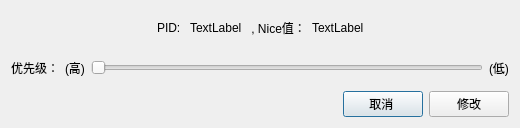
<?xml version="1.0" encoding="UTF-8"?>
<ui version="4.0">
 <class>PrioritySettingDialog</class>
 <widget class="QDialog" name="PrioritySettingDialog">
  <property name="geometry">
   <rect>
    <x>0</x>
    <y>0</y>
    <width>520</width>
    <height>128</height>
   </rect>
  </property>
  <property name="sizePolicy">
   <sizepolicy hsizetype="Fixed" vsizetype="Fixed">
    <horstretch>0</horstretch>
    <verstretch>0</verstretch>
   </sizepolicy>
  </property>
  <property name="minimumSize">
   <size>
    <width>520</width>
    <height>128</height>
   </size>
  </property>
  <property name="maximumSize">
   <size>
    <width>520</width>
    <height>128</height>
   </size>
  </property>
  <property name="windowTitle">
   <string>修改进程优先级</string>
  </property>
  <layout class="QVBoxLayout" name="verticalLayout">
   <item>
    <layout class="QHBoxLayout" name="horizontalLayout_4">
     <item>
      <spacer name="horizontalSpacer_3">
       <property name="orientation">
        <enum>Qt::Horizontal</enum>
       </property>
       <property name="sizeHint" stdset="0">
        <size>
         <width>40</width>
         <height>20</height>
        </size>
       </property>
      </spacer>
     </item>
     <item>
      <widget class="QLabel" name="labPidKey">
       <property name="sizePolicy">
        <sizepolicy hsizetype="Fixed" vsizetype="Preferred">
         <horstretch>0</horstretch>
         <verstretch>0</verstretch>
        </sizepolicy>
       </property>
       <property name="text">
        <string>PID: </string>
       </property>
      </widget>
     </item>
     <item>
      <widget class="QLabel" name="labPid">
       <property name="text">
        <string>TextLabel</string>
       </property>
      </widget>
     </item>
     <item>
      <widget class="QLabel" name="labNiceKey">
       <property name="sizePolicy">
        <sizepolicy hsizetype="Fixed" vsizetype="Preferred">
         <horstretch>0</horstretch>
         <verstretch>0</verstretch>
        </sizepolicy>
       </property>
       <property name="text">
        <string> , Nice值：</string>
       </property>
      </widget>
     </item>
     <item>
      <widget class="QLabel" name="labNice">
       <property name="text">
        <string>TextLabel</string>
       </property>
      </widget>
     </item>
     <item>
      <spacer name="horizontalSpacer_4">
       <property name="orientation">
        <enum>Qt::Horizontal</enum>
       </property>
       <property name="sizeHint" stdset="0">
        <size>
         <width>40</width>
         <height>20</height>
        </size>
       </property>
      </spacer>
     </item>
    </layout>
   </item>
   <item>
    <layout class="QHBoxLayout" name="horizontalLayout_2">
     <item>
      <widget class="QLabel" name="labPriorityKey">
       <property name="text">
        <string>优先级：</string>
       </property>
      </widget>
     </item>
     <item>
      <widget class="QLabel" name="labHighKey">
       <property name="sizePolicy">
        <sizepolicy hsizetype="Fixed" vsizetype="Preferred">
         <horstretch>0</horstretch>
         <verstretch>0</verstretch>
        </sizepolicy>
       </property>
       <property name="text">
        <string>(高)</string>
       </property>
      </widget>
     </item>
     <item>
      <widget class="QSlider" name="hsNice">
       <property name="cursor">
        <cursorShape>PointingHandCursor</cursorShape>
       </property>
       <property name="focusPolicy">
        <enum>Qt::NoFocus</enum>
       </property>
       <property name="orientation">
        <enum>Qt::Horizontal</enum>
       </property>
      </widget>
     </item>
     <item>
      <widget class="QLabel" name="labLowKey">
       <property name="sizePolicy">
        <sizepolicy hsizetype="Fixed" vsizetype="Preferred">
         <horstretch>0</horstretch>
         <verstretch>0</verstretch>
        </sizepolicy>
       </property>
       <property name="text">
        <string>(低)</string>
       </property>
      </widget>
     </item>
    </layout>
   </item>
   <item>
    <layout class="QHBoxLayout" name="horizontalLayout">
     <item>
      <spacer name="horizontalSpacer">
       <property name="orientation">
        <enum>Qt::Horizontal</enum>
       </property>
       <property name="sizeHint" stdset="0">
        <size>
         <width>40</width>
         <height>20</height>
        </size>
       </property>
      </spacer>
     </item>
     <item>
      <widget class="QPushButton" name="btnCancel">
       <property name="text">
        <string>取消 </string>
       </property>
      </widget>
     </item>
     <item>
      <widget class="QPushButton" name="btnChange">
       <property name="focusPolicy">
        <enum>Qt::StrongFocus</enum>
       </property>
       <property name="text">
        <string>修改</string>
       </property>
      </widget>
     </item>
    </layout>
   </item>
  </layout>
 </widget>
 <resources/>
 <connections/>
</ui>
